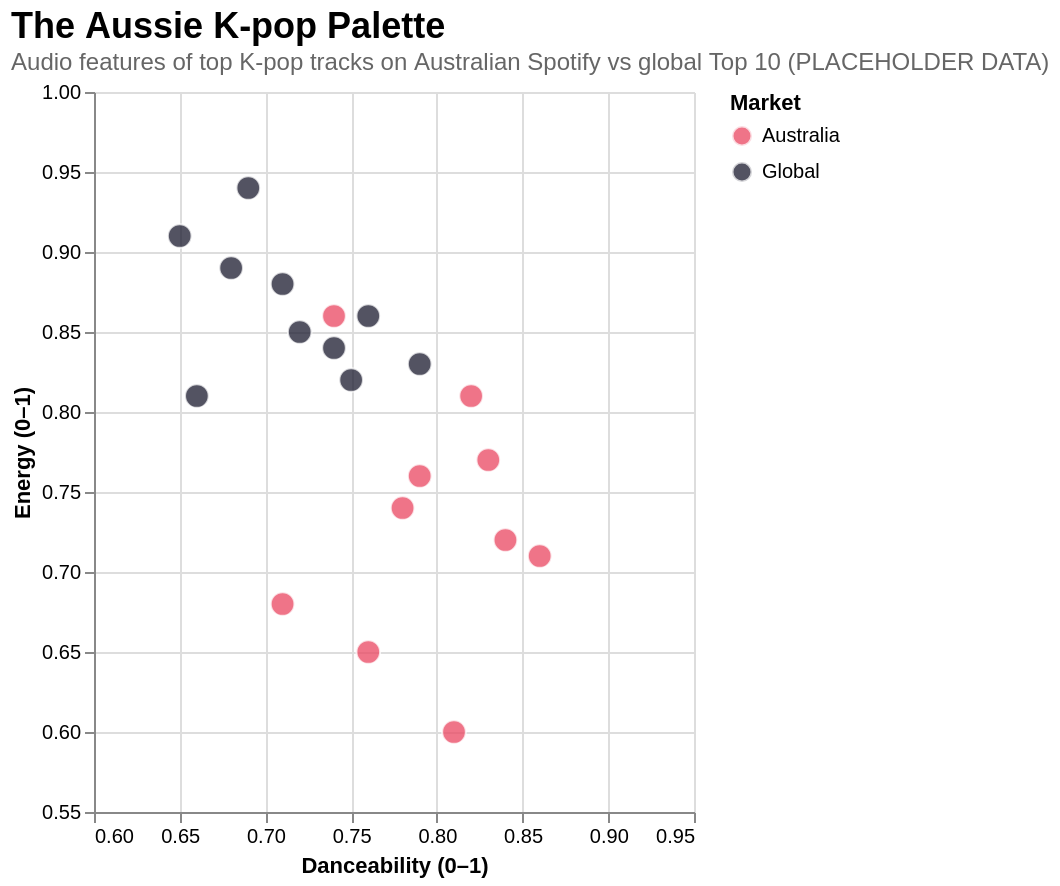

Source (Vega-Lite JSON):
### Vega-Lite specification from a JSON file in a GitHub repository (floating-point values rounded to 4 significant figures)
{"$schema": "https://vega.github.io/schema/vega-lite/v5.json", "title": {"text": "The Aussie K-pop Palette", "subtitle": "Audio features of top K-pop tracks on Australian Spotify vs global Top 10 (PLACEHOLDER DATA)", "anchor": "start", "fontSize": 18, "subtitleFontSize": 12, "subtitleColor": "#666"}, "width": "container", "height": 360, "data": {"values": [{"track": "Soda Pop", "danceability": 0.84, "energy": 0.72, "market": "Australia"}, {"track": "Golden", "danceability": 0.71, "energy": 0.68, "market": "Australia"}, {"track": "How It's Done", "danceability": 0.82, "energy": 0.81, "market": "Australia"}, {"track": "Get a Guitar", "danceability": 0.79, "energy": 0.76, "market": "Australia"}, {"track": "Magnetic", "danceability": 0.76, "energy": 0.65, "market": "Australia"}, {"track": "Super Shy", "danceability": 0.81, "energy": 0.6, "market": "Australia"}, {"track": "ETA", "danceability": 0.78, "energy": 0.74, "market": "Australia"}, {"track": "Smart", "danceability": 0.86, "energy": 0.71, "market": "Australia"}, {"track": "Drama", "danceability": 0.83, "energy": 0.77, "market": "Australia"}, {"track": "Standing Next to You", "danceability": 0.74, "energy": 0.86, "market": "Australia"}, {"track": "FRI(END)S", "danceability": 0.66, "energy": 0.81, "market": "Global"}, {"track": "Lovesick Girls", "danceability": 0.74, "energy": 0.84, "market": "Global"}, {"track": "Pink Venom", "danceability": 0.79, "energy": 0.83, "market": "Global"}, {"track": "Dynamite", "danceability": 0.75, "energy": 0.82, "market": "Global"}, {"track": "Butter", "danceability": 0.76, "energy": 0.86, "market": "Global"}, {"track": "MIC Drop", "danceability": 0.68, "energy": 0.89, "market": "Global"}, {"track": "DDU-DU DDU-DU", "danceability": 0.71, "energy": 0.88, "market": "Global"}, {"track": "Kill This Love", "danceability": 0.65, "energy": 0.91, "market": "Global"}, {"track": "GOD'S MENU", "danceability": 0.69, "energy": 0.94, "market": "Global"}, {"track": "ATTENTION", "danceability": 0.72, "energy": 0.85, "market": "Global"}]}, "mark": {"type": "circle", "size": 140, "opacity": 0.75, "stroke": "white", "strokeWidth": 1}, "encoding": {"x": {"field": "danceability", "type": "quantitative", "title": "Danceability (0–1)", "scale": {"domain": [0.6, 0.95]}}, "y": {"field": "energy", "type": "quantitative", "title": "Energy (0–1)", "scale": {"domain": [0.55, 1.0]}}, "color": {"field": "market", "type": "nominal", "title": "Market", "scale": {"domain": ["Australia", "Global"], "range": ["#e94560", "#1a1a2e"]}}, "tooltip": [{"field": "track", "title": "Track"}, {"field": "market", "title": "Market"}, {"field": "danceability", "title": "Danceability"}, {"field": "energy", "title": "Energy"}]}, "config": {"view": {"stroke": null}}}
